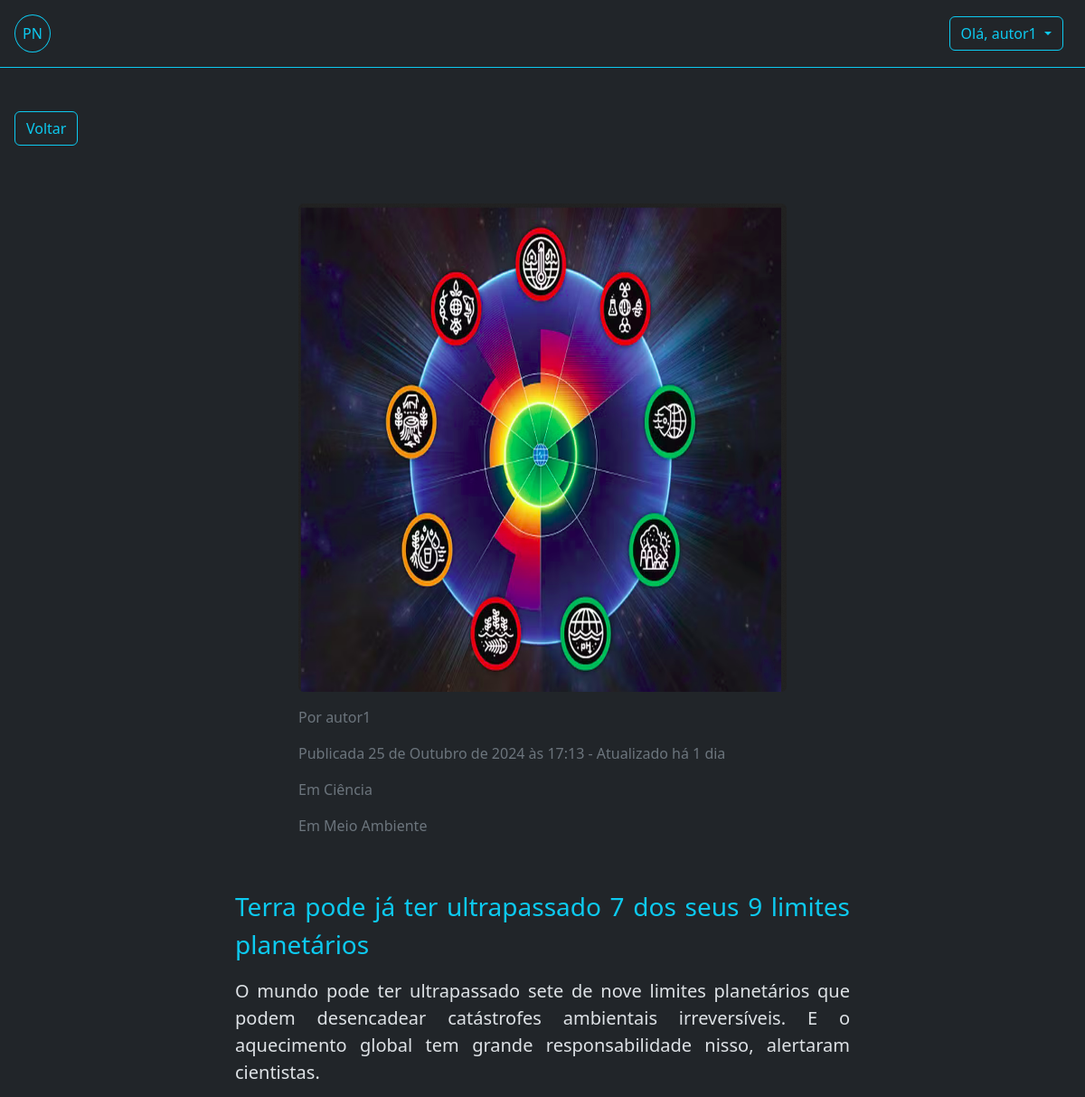
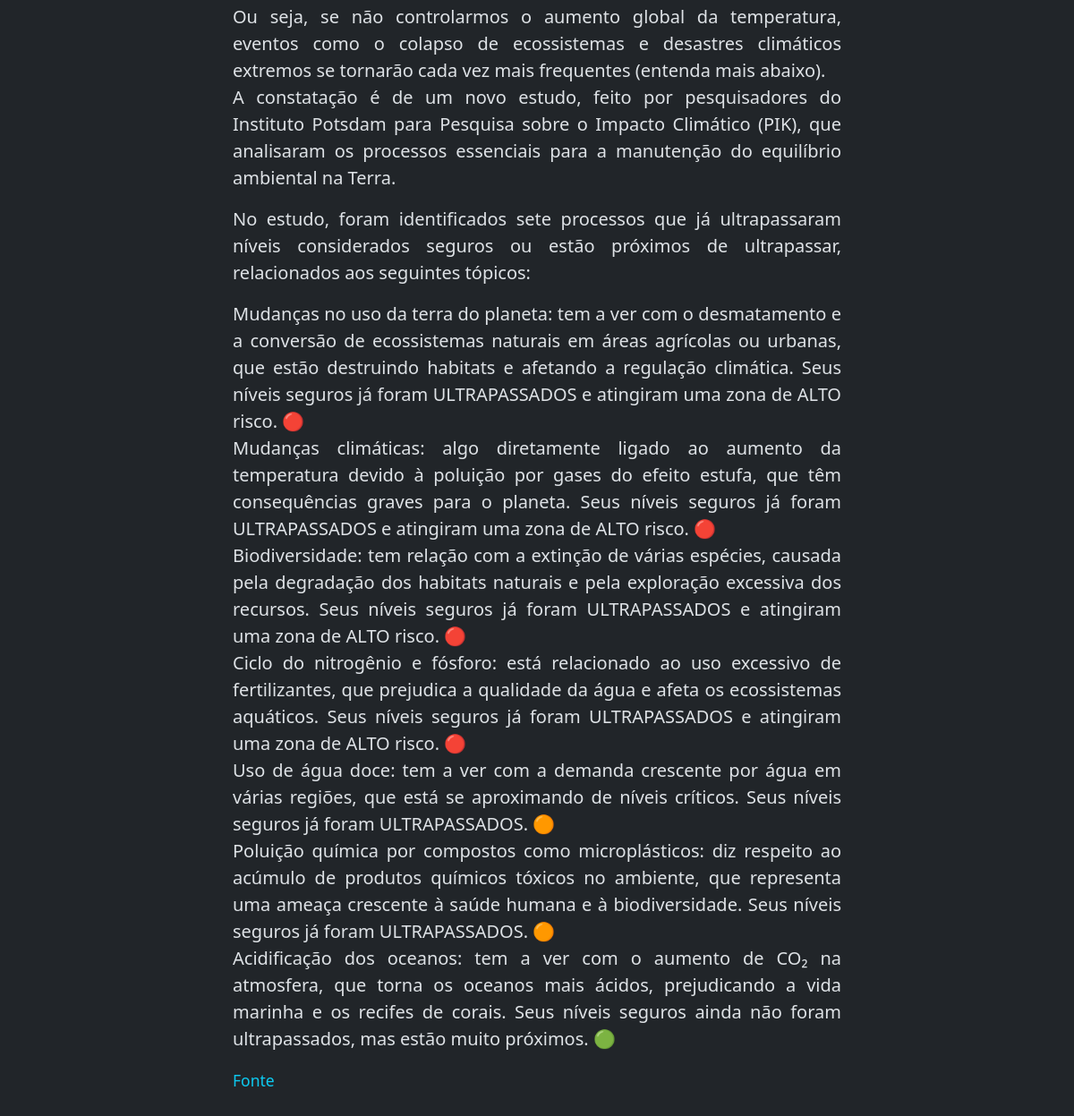
Screenshot of /adm/noticias/27/ (signed in) with the database file from the repository (2 pictures, top to bottom).
### app_noticias/models.py (models this page shows, shortened)
class Noticia(models.Model):
    titulo = models.CharField('Título', max_length=100, unique=True,  null=True)
    slug = models.SlugField(max_length=100, editable=False, unique=True, null=True)
    subtitulo = models.CharField('Subtítulo', max_length=300, null=True )
    conteudo= models.TextField('Conteúdo', max_length=3000)
    criada_em = models.DateTimeField('Criada em', help_text='dd/mm/yyyy hh:MM', auto_now_add=True)
    atualizada_em = models.DateTimeField('Atualizada', help_text='dd/mm/yyyy hh:MM', auto_now_add=True)
    imagem = models.ImageField(upload_to='', blank=True)
    autor = models.ForeignKey(User, on_delete=models.RESTRICT, editable=False)
    categoria = models.ManyToManyField(Categoria)
    publicada_em = models.DateTimeField('Publicada em', help_text='dd/mm/yyyy hh:MM', null=True, editable=False)
    publicada = models.BooleanField('Publicada', default=False)
    num_visualizacoes = models.IntegerField(default=0, verbose_name='Número de visualizações', editable=False)
    fonte_informacao = models.CharField('Fonte', max_length=400, null=True )
    def _calcular_tempo_da_atualizacao(self) -> str:
        return calcular_tempo_decorrido(self.atualizada_em)
    atualizacao_tempo = property(_calcular_tempo_da_atualizacao)
    def _calcular_tempo_da_publicacao(self) -> str:
        '''
        Calculo do tempo de publicação da notícia:
        '''
        return calcular_tempo_decorrido(self.publicada_em)
    publicacao_tempo = property(_calcular_tempo_da_publicacao)
    class Meta:
        db_table = 'noticias'
        permissions = [
            ("pode_publicar", "Permissão atribuida à Editores para a publicação da Notícia"),
        ]

class Categoria(models.Model):
    nome = models.CharField('Categoria', max_length=30, unique=True)
    imagem = models.ImageField(upload_to='', blank=True, null=True)
    criado_em = models.DateField(auto_now_add=True)

### app_noticias/views.py (the view)
# urls.py: path('adm/noticias/<int:pk>/', NoticiaAdmDetailView.as_view(), name="noticia-adm-detail"),
class NoticiaAdmDetailView(PermissionRequiredMixin, NoticiaBaseDetailView):
    permission_required = "app_noticias.view_noticia"

### app_noticias/context_processors.py (called while the page is built)
def user_permissions(request):
    return {
        'is_editor': request.user.groups.filter(name='Editores').exists(),
        'is_author': request.user.groups.filter(name='Autores').exists(),
    }

### app_noticias/views.py (called while the page is built)
    def acrescentar_visualizacao(self, noticia_id: int = 0) -> None:
        pass

    def pode_ver_uma_noticia_nao_publicada(self) -> bool:
        eh_editor: bool = self.request.user.has_perm('app_noticias.pode_publicar')
        eh_autor: bool = self.request.user.has_perm('app_noticias.add_noticia')
        eh_autor_da_noticia: bool = eh_autor and self.object.autor == self.request.user
        pode_ver_noticia_nao_publicada: bool = eh_editor or eh_autor_da_noticia
        return self.object.publicada or pode_ver_noticia_nao_publicada

    def get(self, request, *args, **kwargs):
        self.object = self.get_object()
        if not self.pode_ver_uma_noticia_nao_publicada():
            raise PermissionDenied('Permissão para ver a notícia negada! Está notícia não foi publicada.')
        identificador = kwargs.get('pk', 0)
        self.acrescentar_visualizacao(identificador)
        context = self.get_context_data(object=self.object)
        return self.render_to_response(context)

### app_noticias/templates/noticia.html
{% extends "base.html" %}
{% load django_bootstrap5 %}
{% load static %}
{% block content %}
{% static 'media' as media_url %}
<a href="javascript:history.back()" class="mb-3 mt-5 ms-3 text-decoration-none btn btn-outline-info">Voltar</a>
<div class=" p-5 ">
    <div class="d-flex  justify-content-center ">
        <div class="d-flex flex-column" style="width: 540px;">
            <div class="ratio ratio-1x1 mb-3" style="object-fit: contain; ">
                <img src="{{media_url}}/{{noticia.imagem}}" class="rounded w-100" alt="{{noticia.titulo}}">
            </div>
            <div>
                <p class="text-secondary">Por {{noticia.autor}}</p>
                {% if noticia.publicada %}
                <p class="text-secondary">Publicada {{noticia.publicada_em}} - Atualizado há
                    {{noticia.atualizacao_tempo}}
                </p>
                {% else %}
                <p class="text-secondary">Atualizado há {{noticia.atualizacao_tempo}}</p>
                {% endif %}
                {% for cate in noticia.categoria.all %}
                <p class="text-secondary">Em {{cate.nome}}</p>
                {% endfor %}
            </div>
        </div>
    </div>
    <div class="d-flex text-center justify-content-center text-wrap" style="padding: 40px; ">
        <div class="fs-5" style="max-width: 680px; text-align: justify;">
            <p class="text-info fs-3">{{noticia.titulo}}</p>
            <p>
                {{ noticia.conteudo|safe|linebreaks }}
            </p>
            {% if "http" in noticia.fonte_informacao %}
            <a href="{{noticia.fonte_informacao}}" target="_blank" class=" text-decoration-none"><small
                    class="text-info">Fonte</small></a>
            {% else %}
            <p class="text-secondary"><small>Fonte: {{noticia.fonte_informacao}}</small></p> </small>
            {% endif %}
        </div>
    </div>
</div>
{% endblock %}

### app_noticias/templates/base.html (shortened to what this page needs)
{% load static %}
{% load django_bootstrap5 %}
{% static 'icones/user_edit.png' as editar_url %}
{% static 'icones/senha.png' as senha_url %}
{% static 'icones/news.png' as news_url %}
{% static 'icones/editor.png' as editor_url %}
{% static 'icones/logout.png' as logout_url %}
<!DOCTYPE html>
<html lang="en">
<head>
    {% load django_bootstrap5 %}
    {% bootstrap_css %}
</head>
<body class="bg-body-primary " data-bs-theme="dark">
    <div class="sticky-top  bg-body border-bottom border-info">
        <div class="  hstack d-flex">
            <a href="{% url 'home' %}">
                <div class="text-ligth m-3 p-2 rounded-circle btn btn-outline-info">PN</div>
            </a>
            {% if request.user.is_authenticated %}
            <div class="dropdown ms-auto px-4">
                <button class="btn btn-outline-info dropdown-toggle  " type="button" data-bs-toggle="dropdown"
                    aria-expanded="false">
                    Olá, {{ user.get_username }}
                </button>
            </div>
            {% else %}
            <a href="{% url 'registrar-usuario' %}" class="px-3 ms-auto text-info text-decoration-none">Sign</a>
            <a href="{% url 'login' %}" class="px-3 text-info text-decoration-none">Login</a>
            {% endif %}
        </div>
    </div>
    <div>
        {% block content %}{% endblock %}
    </div>
</body>
</html>

### rows the page displays
Noticia: imagem (picture), autor "autor1", publicada_em "25 de Outubro de 2024 às 17:13", atualizacao_tempo "1 dia", titulo "Terra pode já ter ultrapassado 7 dos seus 9 limites planetários", conteudo "O mundo pode ter ultrapassado sete de nove limites planetários que podem desencadear catástrofes ambientais irreversíveis. E o aquecimento global tem grande responsabilidade nisso, alertaram cientistas. Ou seja, se não controlarmos o aumento global da temperatura, eventos como o colapso de ecossistemas e desastres climáticos extremos se tornarão cada vez mais frequentes (entenda mais abaixo). A constatação é de um novo estudo, feito por pesquisadores do Instituto Potsdam para Pesquisa sobre o Impacto Climático (PIK), que analisaram os processos essenciais para a manutenção do equilíbrio ambiental na Terra. No estudo, foram identificados sete processos que já ultrapassaram níveis…"
Categoria: nome "Ciência"
Categoria: nome "Meio Ambiente"

### other values shown
{{ user.get_username }} "autor1"
